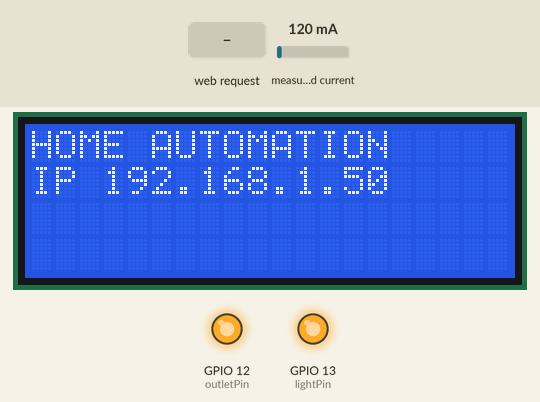
Simulated run of this sketch. Board: ESP8266 (Wemos D1 mini). Shown: 20×4 character LCD, output pins drawn as LEDs (lit = HIGH). Inputs (shaded band) come from the test bench; at power-on: measured current 120 mA. WiFi joins after 1.5 s; servers stay silent unless stated; what the sketch prints to the serial monitor is not drawn.

Above: at 2.7 s.
2.8 s: HTTP request GET /?OUTLET=ON received
At 7.8 s:
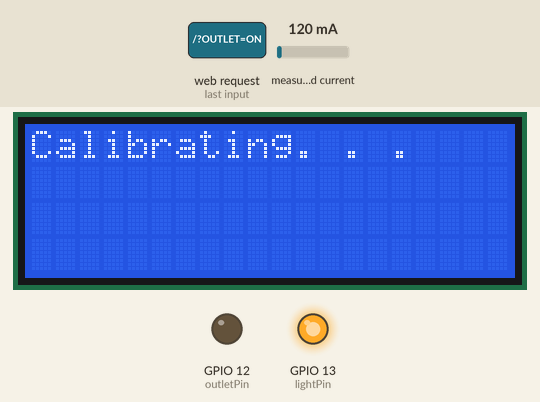
8.8 s: HTTP request GET /?LIGHT=ON received
At 19.0 s:
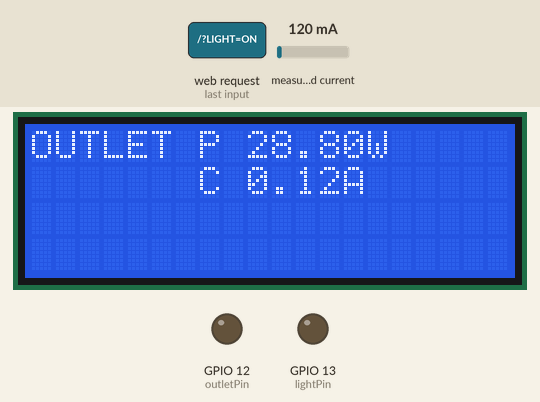
19.6 s: HTTP request GET /?OUTLET=OFF received
At 30.0 s:
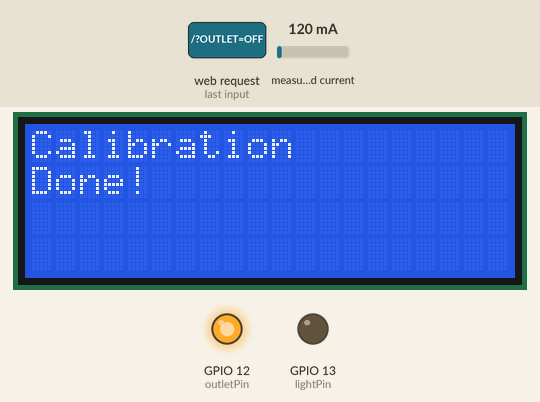
30.4 s: measured current set to 40 mA
At 31.5 s:
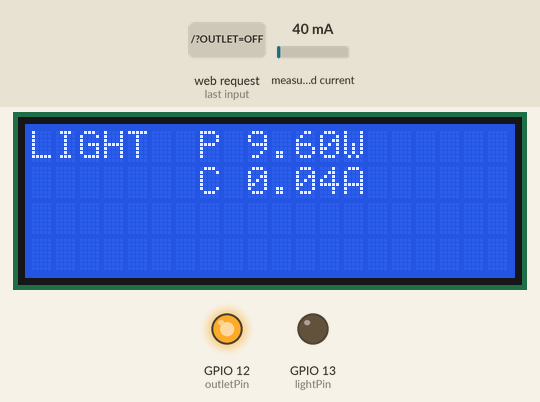
36.4 s: measured current set to 500 mA
At 36.8 s:
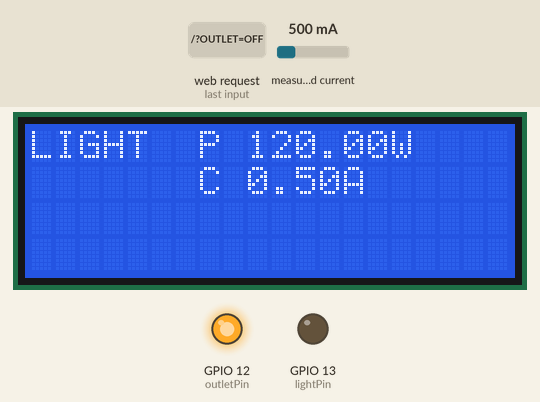
42.4 s: HTTP request GET /?OUTLET=ON received
At 43.7 s:
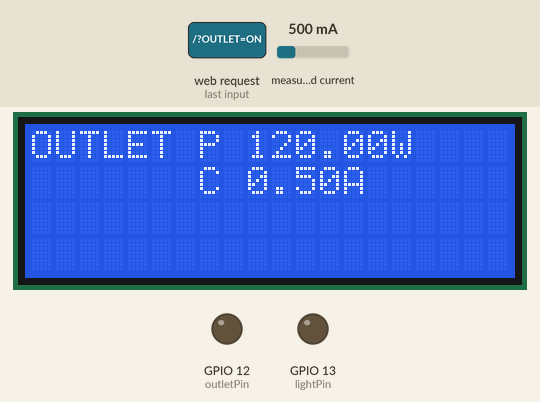
Timing chart, 0 to 45.4 s (numbered marks = the images above; inputs shaded):
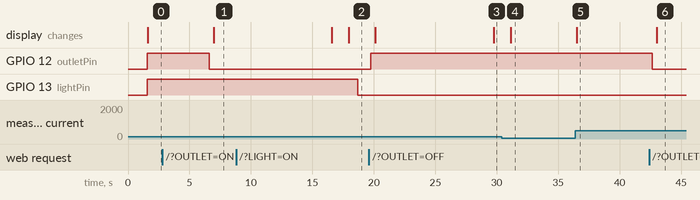

The sketch:

WEMOS_EnergyMeter.ino
```cpp
#include <ESP8266WiFi.h>
#include <ESP8266HTTPClient.h>
#include <Wire.h>
#include <LiquidCrystal_I2C.h>
#include <EmonLib.h>

//WIFI SSID AND PASSWORD
//Access point credentials

const char* serverIP="192.168.1.7";
const char* ssid = "2.4 Glasswire";
const char* password = "m4rkl3st3r";

//LIGHTS AND OUTLET PINS
int outletPin = 12;
int lightPin = 13;
int outlet = LOW;
int light = LOW;
boolean calibration = false;
boolean posted = false;

double outletPower, outletIrms;
double lightPower, lightIrms;

WiFiServer server(80);
EnergyMonitor emon1;
EnergyMonitor emon2;
LiquidCrystal_I2C lcd(0x27,20,4);

void setup() {
  IPAddress ip(192, 168, 1, 20);
  IPAddress gateway(192, 168, 1, 1);
  IPAddress subnet(255, 255, 255, 0);

  //Set a static IP
  WiFi.config(ip, gateway, subnet);

  // Connect to WiFi network
  Serial.begin(115200);
  Serial.print("Connecting to ");
  Serial.println(ssid);

  WiFi.begin(ssid, password);
  while (WiFi.status() != WL_CONNECTED) {
    delay(500);
    Serial.print(".");
  }
  Serial.println("");
  Serial.println("WiFi connected");

  // Start the server
  server.begin();
  Serial.println("Server started");

  // Print the IP address
  Serial.print("Use this URL : ");
  Serial.print("http://");
  Serial.print(WiFi.localIP());
  Serial.println("/");

  // Print a message to the LCD.
  lcd.init();
  lcd.backlight();
  lcd.setCursor(0,0);           // set cursor to column 0, row 0 (the first row)
  lcd.print("Running");

  //Set the energy monitor
  emon1.current(0, 60.60);
  emon2.current(0, 60.60);

  //Set the pinMode for the switches
  pinMode(outletPin, OUTPUT);
  digitalWrite(outletPin, HIGH);
  pinMode(lightPin, OUTPUT);
  digitalWrite(lightPin, HIGH);
}

void loop() {
  // put your main code here, to run repeatedly:
  process_request();
  if (outlet == HIGH){
    calibrateReading(20);
    displayReading("OUTLET",outletIrms,outletPower);
    postOutletReading();
  }else if (light == HIGH){
    calibrateReading(20);
    displayReading("LIGHT",lightIrms,lightPower);
    postLightReading();
  }else{
    lcd.clear();
    lcd.setCursor(0,0);           // Displays all current data
    lcd.print("HOME AUTOMATION");
    lcd.setCursor(0,1);
    lcd.print("IP");
    lcd.setCursor(3,1);
    lcd.print(WiFi.localIP());
    delay(5000);
  }
}

void displayReading(String deviceName, double Irms,double Power){
  lcd.clear();
  lcd.setCursor(0,0);           // Displays all current data
  lcd.print(deviceName);

  lcd.setCursor(7,0);
  lcd.print("P");

  lcd.setCursor(9,0);
  lcd.print(Power);
  lcd.print("W");

  lcd.setCursor(7,1);           // Displays all current data
  lcd.print("C");

  lcd.setCursor(9,1);
  lcd.print(Irms);
  lcd.print("A");
}

void calibrateReading(int counter){
  while(calibration == false){
    if(counter >= 0){
      counter -= 1;
      outletIrms = emon1.calcIrms(1480);
      lightIrms = emon2.calcIrms(1480);
      outletPower = outletIrms * 240.0;
      lightPower = lightIrms * 240.0;
      lcd.clear();
      lcd.setCursor(0,0);
      lcd.print("Calibrating. . .");
      delay(100);
    }else{
      lcd.clear();
      lcd.setCursor(0,0);
      lcd.print("Calibration");
      lcd.setCursor(0,1);
      lcd.print("Done!");
      calibration = true;
      delay(1000);
    }
  }
  outletIrms = emon1.calcIrms(1480);
  lightIrms = emon2.calcIrms(1480);
  outletPower = outletIrms * 240.0;
  lightPower = lightIrms * 240.0;
}

void postOutletReading(){
  String device_id = "5";
  postData(outletIrms,outletPower,device_id);
}

void postLightReading(){
  String device_id = "6";
  postData(lightIrms,lightPower,device_id);
}

void process_request(){
  // Check if a client has connected
  WiFiClient client = server.available();
  if (!client) {
    return;
  }

  // Wait until the client sends some data
  while(!client.available()){
    delay(1);
  }

  // Read the first line of the request
  String request = client.readStringUntil('\r');
  Serial.println(request);
  client.flush();

  // Match the request

  int outletvalue = LOW;
  if (request.indexOf("/?OUTLET=ON") != -1) {
    digitalWrite(outletPin, LOW);
    outletvalue = HIGH;
    outlet = HIGH;
  }
  if (request.indexOf("/?OUTLET=OFF") != -1){
    digitalWrite(outletPin, HIGH);
    outletvalue = LOW;
    outlet = LOW;
    calibration = false;
  }

 int lightvalue = LOW;
  if (request.indexOf("/?LIGHT=ON") != -1) {
    digitalWrite(lightPin, LOW);
    lightvalue = HIGH;
    light = HIGH;
  }
  if (request.indexOf("/?LIGHT=OFF") != -1){
    digitalWrite(lightPin, HIGH);
    lightvalue = LOW;
    light = LOW;
    calibration = false;
  }

  // Return the response
  client.println("HTTP/1.1 200 OK");
  client.println("Content-Type: text/html");
  client.println(""); //  do not forget this one
  client.println("<!DOCTYPE HTML>");
  client.println("<html>");
  client.println("ok");
  client.println("</html>");
}
void postData(double a,double w, String device_id){
  //SERVER PARAMETERS
  const int port= 80;
  String request_url ="/home_automation/main/device_consumption.php?";
  String device_info = "device_id=" + device_id + "&A=" + a + "&W=" + w;

  WiFiClient client;
  if(!client.connect(serverIP,port)){ //HTTP Connection
    Serial.println("Connection failed");
    return;
  }
  //Url which will insert data to database
  client.print(String("GET ") + request_url + device_info + " HTTP/1.0\r\n" + //get request to the server
               "Host: " + serverIP + "\r\n" +
               "Connection: close\r\n\r\n");
  delay(500);

  //while(client.available()){
  //  String line = client.readStringUntil('\r');
  //  Serial.print(line);
  //}
}
```

Measured:
- after the input at 2.8 s, GPIO 12 (outletPin): HIGH → LOW after 3.8 s; the display: changes after 4.2 s (image 1)
- after the input at 8.8 s, GPIO 13 (lightPin): HIGH → LOW after 9.9 s
- after the input at 19.6 s, GPIO 12 (outletPin): LOW → HIGH after 0.16 s; the display: first changes after 0.54 s (image 3 shows a later state)
- after the input at 30.4 s, the display: changes after 0.73 s (image 4)
- after the input at 36.4 s, the display: changes after 0.13 s (image 5)
- after the input at 42.4 s, GPIO 12 (outletPin): HIGH → LOW after 0.24 s; the display: changes after 0.62 s (image 6)
